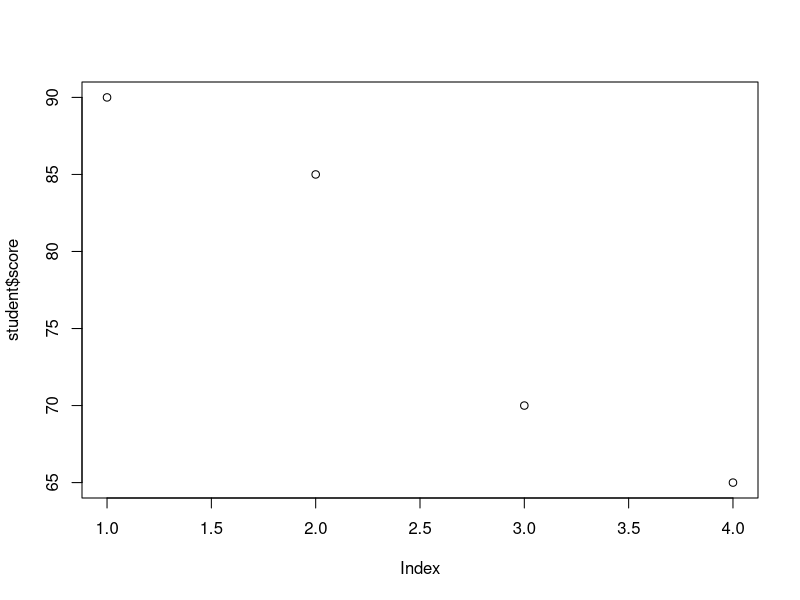

The R script that drew this image:
# DataFrame : 데이터베이스의 테입블과 유사한 구조. 열단위로 타입이 다를 수 있다.

#1) vector로 data.frame
no <- c(1,2,3)
name <- c('hong', 'lee', 'kim')
# df <- data.frame(no, name)
df <- data.frame(bunho = no, irum = name) 
df
typeof(df)
df$bunho
df$irum

df <- data.frame(irum = c('james','oscar','tom'), nai = c(27, 25, 34), row.names = c('one','two','three'))
df
head(df, 2)
tail(df, 2)
nrow(df)
ncol(df)
str(df)
summary(df)
names(df)

#2) matrix로 data.frame
m <- matrix(c(1,'홍길동',170,2,'나길동',177,3,'신길동',187),3,by=T)
m
mdf <- data.frame(m)
mdf

m <-matrix(1:6, nrow = 3)
mdf <- data.frame(m)
mdf
colnames(mdf) <- c("c1", "c2")
mdf

mdf$c1
mdf['c1']
mdf[1]
mdf[-1]
mdf[1,2]
mdf[1:2,1:2]
mdf[1:2,c(1,2)]

mdf
mdf[mdf$c1 == 2,]
subset(mdf, c1 == 2)
? subset

mdf[mdf$c1 == 2 & mdf$c2 == 5, ]
subset(mdf, c1 == 2 & c2 == 5)

mdf[mdf$c1 == 2, c(1, 2)]
subset(mdf, c1 == 2, select = c(1,2))
# subset(mdf, select = c(2))

mdf
mdf$c2 <- ifelse(mdf$c2 == 4, NA, mdf$c2)
mdf

summary(mdf)

mean(mdf$c2)
mean(mdf$c2, na.rm = T)

# 행 또는 열 추가
mdf
mdfr <- rbind(mdf, c(10, 11))  # 행 추가
mdfr
mdfc <- cbind(mdf, c3 = c("a","b","c"), c4 = c("a1","a2","a3")) #열 추가
mdfc

mdfc[, 'c3'] <- NULL #열 삭제
mdfc

mdfr <- mdfr[-1, ]
mdfr

# 기본 데이터세트 읽기
data('iris', package = 'datasets')
head(iris)
typeof(iris)
is(iris)

#merge : 데이터프레임 병합
height <- data.frame(id = c(1,2,2), h = c(180, 175, 178))
weight <- data.frame(id = c(1,2,3), h = c(80, 75, 88))
height
weight
merge(height, weight, by.x = "id", by.y = "id")

sid <- c(100, 110, 120, 130)
score <- c(90, 85, 70, 65)
gender <- c("M", "F", "M", "F")
major <- c("경영", "교육", "컴공", "사회")
student <- data.frame(sid, score, gender, major)
student

str(student)
plot(student$score)

# 조건에 맞는 부분 자료 얻기
subset(student, score >= 70)
subset(student, subset=(score >= 70))
subset(student, score >= 70 & gender == "M")
subset(student, select=c(-sid, -gender))
subset(student, select=c(sid, gender), score <= 80)
